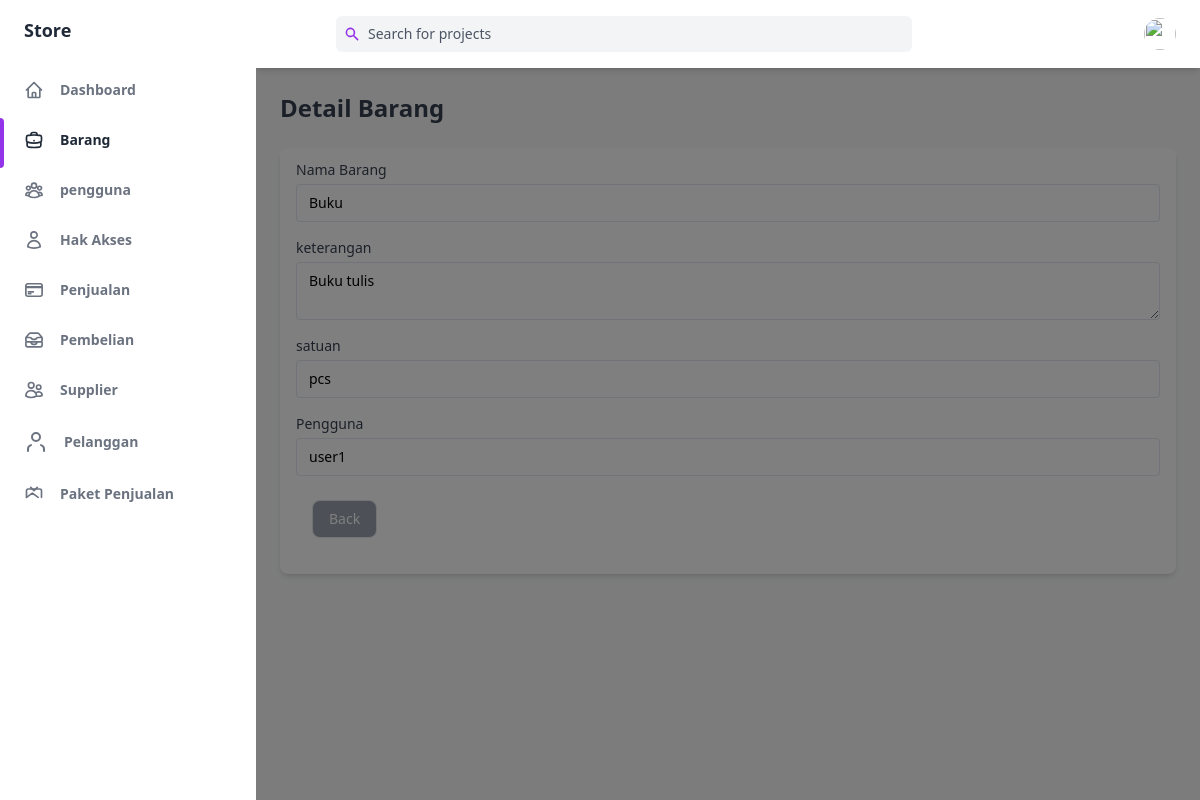
The app's page /public/barang/detail/1 with its own data.
### tables this page shows
CREATE TABLE `barang` (
  `idBarang` int(255) NOT NULL,
  `namaBarang` varchar(255) NOT NULL,
  `keterangan` varchar(255) NOT NULL,
  `satuan` varchar(255) NOT NULL,
  `idPengguna` int(255) NOT NULL
);

CREATE TABLE `pengguna` (
  `idPengguna` int(255) NOT NULL,
  `namaPengguna` varchar(255) NOT NULL,
  `password` varchar(255) NOT NULL,
  `namaDepan` varchar(255) NOT NULL,
  `namaBelakang` varchar(255) NOT NULL,
  `noHP` varchar(255) NOT NULL,
  `alamat` varchar(255) NOT NULL,
  `idAkses` int(255) NOT NULL
);

### app/core/Controller.php (called while the page is built, shortened)
<?php
class Controller
{
    public function view($view, $data = [])
    {
        require_once '../app/views/' . $view . '.php';
    }
    public function model($model)
    {
        return new $model;
    }
}

### app/controllers/Barang.php (called while the page is built, shortened)
<?php
class Barang extends Controller
{
    public function detail($id)
    {
        $data['judul'] = 'Detail Barang';
        $data['barang'] = $this->model('barang_model')->getBarangById($id);
        $this->view('barang/detail', $data);
    }
}

### app/core/App.php (called while the page is built, shortened)
<?php
class App
{
   protected $method = 'index';
   protected $params = [];
   public function __construct()
   {
      $url = $this->parseURL();
      if (file_exists('../app/controllers/' . $url[0] . '.php')) {
         unset($url[0]);
      }
      $this->controller = new $this->controller;
      if (isset($url[1])) {
         if (method_exists($this->controller, $url[1])) {
            $this->method = $url[1];
            unset($url[1]);
         }
      }
      if (!empty($url)) {
         $this->params = array_values($url);
      }
      call_user_func_array([$this->controller, $this->method], $this->params);
   }
   public function parseURL()
   {
      if (isset($_GET['url'])) {
         $url = rtrim($_GET['url'], '/');
         $url = filter_var($url, FILTER_SANITIZE_URL);
         $url = explode('/', $url);
         return $url;
      } else {
         return ["home"];
      }
   }
}

### public/index.php (called while the page is built, shortened)
<?php
$app = new App;

### app/core/Database.php (called while the page is built, shortened)
<?php
class Database
{
    private $host = DB_HOST;
    private $user = DB_USER;
    private $pass = DB_PASS;
    private $db_name = DB_NAME;
    private $dbh;
    private $stmt;
    public function __construct()
    {
        $dsn = 'mysql:host=' . $this->host . ';dbname=' . $this->db_name;
        $option = [
            PDO::ATTR_PERSISTENT => true,
            PDO::ATTR_ERRMODE => PDO::ERRMODE_EXCEPTION
        ];
        try {
            $this->dbh = new PDO($dsn, $this->user, $this->pass, $option);
        } catch (PDOException $error) {
            die($error->getMessage());
        }
    }
    public function query($query)
    {
        $this->stmt = $this->dbh->prepare($query);
    }
    public function bind($param, $value, $type = null)
    {
        if (is_null($type)) {
            switch (true) {
                default:
                    $type = PDO::PARAM_STR;
            }
        }
        $this->stmt->bindValue($param, $value, $type);
    }
    public function execute()
    {
        $this->stmt->execute();
    }
    public function single()
    {
        $this->execute();
        return $this->stmt->fetch(PDO::FETCH_ASSOC);
    }
}

### app/models/barang_model.php (called while the page is built, shortened)
<?php
class barang_model
{
    private $db;
    public function __construct()
    {
        $this->db = new Database;
    }
    public function getBarangById($idBarang)
    {
        $this->db->query('SELECT * FROM barang JOIN pengguna on pengguna.idPengguna = barang.idPengguna WHERE idBarang =:idBarang');
        $this->db->bind('idBarang', $idBarang);
        return $this->db->single();
    }
}

### app/views/barang/detail.php (the view, shortened to what this page needs)
<div class="flex h-screen bg-gray-50 dark:bg-gray-900" :class="{ 'overflow-hidden': isSideMenuOpen}">
    <aside class="z-20 flex-shrink-0 hidden w-64 overflow-y-auto bg-white dark:bg-gray-800 md:block">
        <div class="py-4 text-gray-500 dark:text-gray-400">
            <a class="ml-6 text-lg font-bold text-gray-800 dark:text-gray-200" href="#">
                Store
            </a>
            <ul class="mt-6">
                <li class="relative px-6 py-3">
                    <a class="inline-flex items-center w-full text-sm font-semibold transition-colors duration-150 hover:text-gray-800 dark:hover:text-gray-200" href="<?= ROUTE_URL ?>/home">
                        <span class="ml-4">Dashboard</span>
                    </a>
                </li>
            </ul>
            <ul>
                <li class="relative px-6 py-3">
                    <span class="absolute inset-y-0 left-0 w-1 bg-purple-600 rounded-tr-lg rounded-br-lg"></span>
                    <a class="inline-flex items-center w-full text-sm font-semibold transition-colors duration-150 text-gray-800 dark:text-gray-100 hover:text-gray-800 dark:hover:text-gray-200" href="<?= ROUTE_URL ?>/barang">
                        <span class="ml-4">Barang</span>
                    </a>
                </li>
                <li class="relative px-6 py-3">
                    <a class="inline-flex items-center w-full text-sm font-semibold transition-colors duration-150 hover:text-gray-800 dark:hover:text-gray-200" href="<?= ROUTE_URL ?>/pengguna">
                        <span class="ml-4">pengguna</span>
                    </a>
                </li>
                <li class="relative px-6 py-3">
                    <a class="inline-flex items-center w-full text-sm font-semibold transition-colors duration-150 hover:text-gray-800 dark:hover:text-gray-200" href="<?= ROUTE_URL ?>/role">
                        <span class="ml-4">Hak Akses</span>
                    </a>
                </li>
                <li class="relative px-6 py-3">
                    <a class="inline-flex items-center w-full text-sm font-semibold transition-colors duration-150 hover:text-gray-800 dark:hover:text-gray-200" href="<?= ROUTE_URL ?>/penjualan">
                        <span class="ml-4">Penjualan</span>
                    </a>
                </li>
                <li class="relative px-6 py-3">
                    <a class="inline-flex items-center w-full text-sm font-semibold transition-colors duration-150 hover:text-gray-800 dark:hover:text-gray-200" href="<?= ROUTE_URL ?>/pembelian">
                        <span class="ml-4">Pembelian</span>
                    </a>
                </li>
                <li class="relative px-6 py-3">
                    <a class="inline-flex items-center w-full text-sm font-semibold transition-colors duration-150 hover:text-gray-800 dark:hover:text-gray-200" href="<?= ROUTE_URL ?>/supplier">
                        <span class="ml-4">Supplier</span>
                    </a>
                </li>
                <li class="relative px-6 py-3">
                    <a class="inline-flex items-center w-full text-sm font-semibold transition-colors duration-150 hover:text-gray-800 dark:hover:text-gray-200" href="<?= ROUTE_URL ?>/pelanggan">
                        <svg xmlns="http://www.w3.org/2000/svg" width="24" height="24" viewBox="0 0 24 24" fill="none" stroke="currentColor" stroke-width="2" stroke-linecap="round" stroke-linejoin="round">
                            <path d="M20 21v-2a4 4 0 0 0-3-3.87"></path>
                            <path d="M4 21v-2a4 4 0 0 1 3-3.87"></path>
                            <circle cx="12" cy="7" r="4"></circle>
                        </svg>
                        <span class="ml-4">Pelanggan</span>
                    </a>
                </li>
                <li class="relative px-6 py-3">
                    <a class="inline-flex items-center w-full text-sm font-semibold transition-colors duration-150 hover:text-gray-800 dark:hover:text-gray-200" href="<?= ROUTE_URL ?>/paketPenjualan">
                        <svg class="w-5 h-5" aria-hidden="true" fill="none" stroke-linecap="round" stroke-linejoin="round" stroke-width="2" viewBox="0 0 24 24" stroke="currentColor">
                            <path d="M21 16V8a2 2 0 0 0-2-2H5a2 2 0 0 0-2 2v8" />
                            <path d="M3 16l7-5 7 5"></path>
                            <path d="M8 4l4 4 4-4"></path>
                        </svg>
                        <span class="ml-4">Paket Penjualan</span>
                    </a>
                </li>
            </ul>
        </div>
    </aside>
    <div x-show="isSideMenuOpen" x-transition:enter="transition ease-in-out duration-150" x-transition:enter-start="opacity-0" x-transition:enter-end="opacity-100" x-transition:leave="transition ease-in-out duration-150" x-transition:leave-start="opacity-100" x-transition:leave-end="opacity-0" class="fixed inset-0 z-10 flex items-end bg-black bg-opacity-50 sm:items-center sm:justify-center"></div>
    <div class="flex flex-col flex-1 w-full">
        <header class="z-10 py-4 bg-white shadow-md dark:bg-gray-800">
            <div class="container flex items-center justify-between h-full px-6 mx-auto text-purple-600 dark:text-purple-300">
                <div class="flex justify-center flex-1 lg:mr-32">
                    <div class="relative w-full max-w-xl mr-6 focus-within:text-purple-500">
                        <div class="absolute inset-y-0 flex items-center pl-2">
                            <svg class="w-4 h-4" aria-hidden="true" fill="currentColor" viewBox="0 0 20 20">
                                <path fill-rule="evenodd" d="M8 4a4 4 0 100 8 4 4 0 000-8zM2 8a6 6 0 1110.89 3.476l4.817 4.817a1 1 0 01-1.414 1.414l-4.816-4.816A6 6 0 012 8z" clip-rule="evenodd"></path>
                            </svg>
                        </div>
                        <input class="w-full pl-8 pr-2 text-sm text-gray-700 placeholder-gray-600 bg-gray-100 border-0 rounded-md dark:placeholder-gray-500 dark:focus:shadow-outline-gray dark:focus:placeholder-gray-600 dark:bg-gray-700 dark:text-gray-200 focus:placeholder-gray-500 focus:bg-white focus:border-purple-300 focus:outline-none focus:shadow-outline-purple form-input" type="text" placeholder="Search for projects" aria-label="Search" />
                    </div>
                </div>
                <ul class="flex items-center flex-shrink-0 space-x-6">
                    <li class="relative">
                        <button class="align-middle rounded-full focus:shadow-outline-purple focus:outline-none" @click="toggleProfileMenu" @keydown.escape="closeProfileMenu" aria-label="Account" aria-haspopup="true">
                            <img class="object-cover w-8 h-8 rounded-full" src="https://images.unsplash.com/photo-1502378735452-bc7d86632805?ixlib=rb-0.3.5&q=80&fm=jpg&crop=entropy&cs=tinysrgb&w=200&fit=max&s=aa3a807e1bbdfd4364d1f449eaa96d82" alt="" aria-hidden="true" />
                        </button>
                    </li>
                </ul>
            </div>
        </header>
        <main class="h-full pb-16 overflow-y-auto">
            <div class="container px-6 mx-auto grid">
                <h2 class="my-6 text-2xl font-semibold text-gray-700 dark:text-gray-200">
                    Detail Barang
                </h2>
                <form action="<?= ROUTE_URL; ?>/barang/create" method="post">
                    <div class="px-4 py-3 mb-8 bg-white rounded-lg shadow-md dark:bg-gray-800">
                        <label class="block text-sm">
                            <span class="text-gray-700 dark:text-gray-400">Nama Barang</span>
                            <input type="text" name="namaBarang" class="block w-full mt-1 text-sm dark:border-gray-600 dark:bg-gray-700 focus:border-purple-400 focus:outline-none focus:shadow-outline-purple dark:text-gray-300 dark:focus:shadow-outline-gray form-input" value="<?= $data['barang']['namaBarang']; ?>" readonly />
                        </label>
                        <label class=" block mt-4 text-sm">
                            <span class="text-gray-700 dark:text-gray-400">keterangan</span>
                            <textarea type="text" name="keterangan" class="block w-full mt-1 text-sm dark:border-gray-600 dark:bg-gray-700 focus:border-purple-400 focus:outline-none focus:shadow-outline-purple dark:text-gray-300 dark:focus:shadow-outline-gray form-input" readonly><?= $data['barang']['keterangan']; ?></textarea>
                        </label>
                        <label class="block mt-4 text-sm">
                            <span class="text-gray-700 dark:text-gray-400">satuan</span>
                            <input type="text" name="satuan" id="namaDepan" class="block w-full mt-1 text-sm dark:border-gray-600 dark:bg-gray-700 focus:border-purple-400 focus:outline-none focus:shadow-outline-purple dark:text-gray-300 dark:focus:shadow-outline-gray form-input" value="<?= $data['barang']['satuan']; ?>" readonly />
                        </label>
                        <label class="block mt-4 text-sm">
                            <span class="text-gray-700 dark:text-gray-400">
                                Pengguna
                            </span>
                            <input type="text" name="idPengguna" id="idPengguna" class="block w-full mt-1 text-sm dark:border-gray-600 dark:bg-gray-700 focus:border-purple-400 focus:outline-none focus:shadow-outline-purple dark:text-gray-300 dark:focus:shadow-outline-gray form-input" value="<?= $data['barang']['namaPengguna']; ?>" readonly />
                        </label>
                </form>
                <div class="flex">
                    <div class=" pl-4 my-6">
                        <a href="<?= ROUTE_URL ?>/barang" class="flex items-center justify-between px-4 py-2 text-sm font-medium leading-5 text-white transition-colors duration-150 border rounded-lg dark:border-gray-600 dark:bg-gray-400 bg-gray-400 active:bg-gray-600 hover:bg-gray-700 focus:outline-none focus:shadow-outline-gray">
                            Back
                        </a>
                    </div>
                </div>
            </div>
        </main>
    </div>
</div>

### records on screen
barang: namaBarang "Buku", keterangan "Buku tulis", satuan "pcs", idPengguna "user1"
